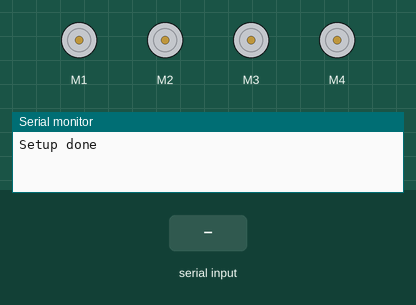
This sketch was run on a simulated Arduino Uno, built with avr-gcc and run on an emulated ATmega328P. Shown: 4 × DC motor (green arrow = forward, orange = backward, longer = faster), the last lines printed to the serial monitor. The inputs (shaded band) are chosen by the test bench.

Above: at 1.2 s.
1.3 s: "1\n" received over Serial
At 2.5 s:
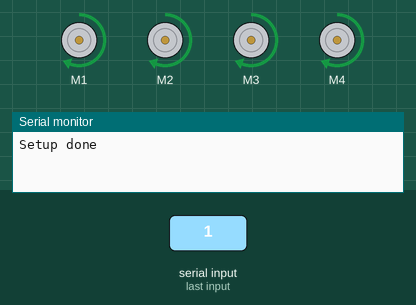
4.3 s: "2\n" received over Serial
At 4.8 s:
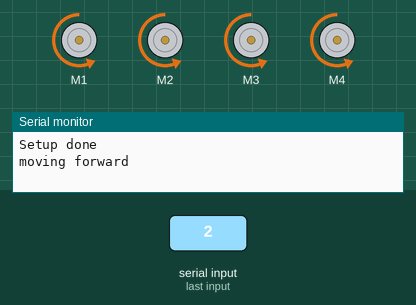
Timing chart, 0 to 8.3 s (numbered marks = the images above; inputs shaded):
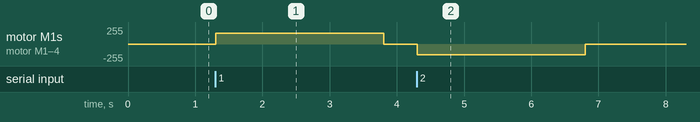

The sketch:

motor_test.ino
```cpp
#include <AFMotor.h>

AF_DCMotor motorfr(1);
AF_DCMotor motorfl(2);
AF_DCMotor motorbl(3);
AF_DCMotor motorbr(4);
int command = 0 ;
int speed = 160;
void setup() {

  motorfr.setSpeed(speed);
  motorfl.setSpeed(speed);
  motorbl.setSpeed(speed);
  motorbr.setSpeed(speed);

  motorfr.run(RELEASE);
  motorfl.run(RELEASE);
  motorbl.run(RELEASE);
  motorbr.run(RELEASE);
  Serial.begin(9600);
  Serial.println("Setup done ");
}

void forward()
{

  motorfr.run(FORWARD);
  motorfl.run(FORWARD);
  motorbl.run(FORWARD);
  motorbr.run(FORWARD);

  delay(2500);
  motorfr.run(RELEASE);
  motorfl.run(RELEASE);
  motorbl.run(RELEASE);
  motorbr.run(RELEASE);
  delay(200);

}

void backward()
{

  motorfr.run(BACKWARD);
  motorfl.run(BACKWARD);
  motorbl.run(BACKWARD);
  motorbr.run(BACKWARD);

  delay(2500);
  motorfr.run(RELEASE);
  motorfl.run(RELEASE);
  motorbl.run(RELEASE);
  motorbr.run(RELEASE);
  delay(200);
}

void loop()
{

  if (Serial.available() > 0)
  {
    command = Serial.parseInt();
    if (command <= 0)
    {
      return;
    }
    if (command == 1)
    {
      forward();
      Serial.println("moving forward");
    }
    else if(command == 2)
    {
      backward();
      Serial.println("moving backward");
    }
  }
}
```

Measured:
- after the input at 1.3 s, motor M1–4: stopped → forward 160/255 at once, → stopped 2.5 s later
- after the input at 4.3 s, motor M1–4: stopped → backward 160/255 at once, → stopped 2.5 s later
